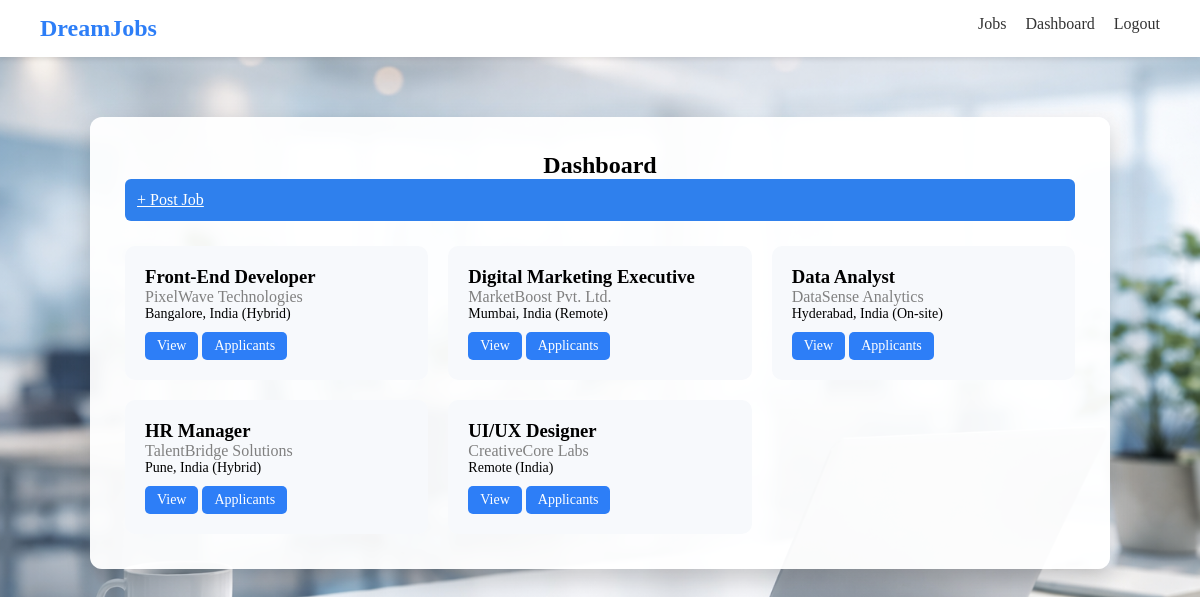
Page /dashboard/ (signed in) on the committed database.
### portal/models.py (models this page shows, shortened)
class Job(models.Model):
    employer = models.ForeignKey(User, on_delete=models.CASCADE)
    title = models.CharField(max_length=200)
    company = models.CharField(max_length=200)
    location = models.CharField(max_length=200)
    description = models.TextField()
    created_at = models.DateTimeField(auto_now_add=True)

### portal/views.py (the view)
# urls.py: path("dashboard/", views.dashboard, name="dashboard"),
@login_required
def dashboard(request):
    user = request.user
    if user.profile.role == "employer":
        jobs = Job.objects.filter(employer=user)
        applied_jobs = {}
    else:
        jobs = Job.objects.all()
        user_applications = Application.objects.filter(applicant=user)
        applied_jobs = {app.job.id: app.status for app in user_applications}
    print("ROLE:", user.profile.role)
    print("APPLICATIONS:", applied_jobs)
    return render(request, "portal/dashboard.html", {
        "jobs": jobs,
        "applied_jobs": applied_jobs,
    })

### portal/templates/portal/dashboard.html (shortened to what this page needs)
{% extends "portal/base.html" %}
{% load static %}
{% load portal_tags %}
{% block content %}
<div class="dashboard-wrapper">
    <div class="dashboard-card">
        <center>
            <h2>Dashboard</h2>
        </center>
        <div class="dashboard-header">
            {% if user.profile.role == "employer" %}
                <a href="{% url 'post_job' %}" class="btn-primary">+ Post Job</a>
            {% endif %}
        </div>
        {% if jobs %}
        <div class="dashboard-grid">
            {% for job in jobs %}
    <div class="dashboard-job-card">
        <h3>{{ job.title }}</h3>
        <p class="company">{{ job.company }}</p>
        <p class="location">{{ job.location }}</p>
        <div class="job-actions">
            <a href="{% url 'job_detail' job.id %}" class="btn-small">View</a>
            {% if user.profile.role == "employer" %}
                <a href="{% url 'view_applicants' job.id %}" class="btn-small btn-secondary">
                   Applicants
                </a>
            {% endif %}
        </div>
    </div>
{% endfor %}
        </div>
        {% else %}
            <p class="empty-text">No jobs posted yet.</p>
        {% endif %}
    </div>
</div>
{% endblock %}

### portal/static/css/style.css (style rules this page uses)
* { margin: 0; padding: 0; box-sizing: border-box; }
body { font-family: 'Times New Roman', Times, serif; min-height: 100vh; background-image: url("../images/MC.png"); background-size: cover; background-position: center; background-repeat: no-repeat; background-attachment: fixed; }
.company { color: gray; }
.location { font-size: 14px; margin-bottom: 10px; }
.btn-primary { width: 100%; padding: 12px; background: #2f80ed; color: white; border: none; border-radius: 6px; font-size: 16px; cursor: pointer; }
.dashboard-wrapper { min-height: 90vh; display: flex; justify-content: center; align-items: flex-start; padding-top: 60px; }
.dashboard-card { width: 85%; max-width: 1100px; background: rgba(255,255,255,0.95); padding: 35px; border-radius: 12px; box-shadow: 0 10px 25px rgba(0,0,0,0.2); }
.dashboard-header { display: flex; justify-content: space-between; align-items: center; margin-bottom: 25px; }
.dashboard-grid { display: grid; grid-template-columns: repeat(auto-fit, minmax(260px, 1fr)); gap: 20px; }
.dashboard-job-card { background: #f7f9fc; padding: 20px; border-radius: 10px; transition: 0.3s; }
.btn-small { display: inline-block; background: #2d7ef7; color: white; padding: 6px 12px; border-radius: 5px; text-decoration: none; font-size: 14px; }

### rows in the picture
Job: title "Front-End Developer", company "PixelWave Technologies", location "Bangalore, India (Hybrid)"
Job: title "Digital Marketing Executive", company "MarketBoost Pvt. Ltd.", location "Mumbai, India (Remote)"
Job: title "Data Analyst", company "DataSense Analytics", location "Hyderabad, India (On-site)"
Job: title "HR Manager", company "TalentBridge Solutions", location "Pune, India (Hybrid)"
Job: title "UI/UX Designer", company "CreativeCore Labs", location "Remote (India)"
